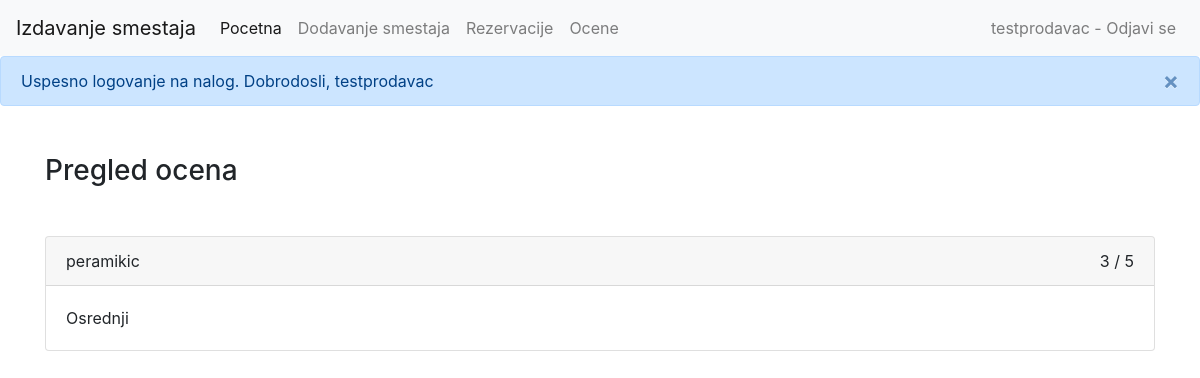
The page /reviews.php (signed in) on the database its author committed.
### tables this page shows
CREATE TABLE `reviews` (
  `id` int(11) NOT NULL,
  `appartment_id` int(11) NOT NULL,
  `user_id` int(11) NOT NULL,
  `rate` int(11) NOT NULL,
  `review` varchar(255) DEFAULT NULL
);

CREATE TABLE `users` (
  `id` int(11) NOT NULL,
  `username` varchar(50) NOT NULL,
  `email` varchar(50) NOT NULL,
  `password` varchar(500) NOT NULL,
  `first_name` varchar(50) NOT NULL,
  `last_name` varchar(50) NOT NULL,
  `role` varchar(50) NOT NULL
);

### reviews.php (the view, shortened to what this page needs)
<!DOCTYPE html>
<html lang="en">
<head>
    <?php include("./comp/bootstrap.php"); ?>
</head>
<body>
    <?php include("./comp/nav.php") ?>
    <?php
    $query = "SELECT users.*, reviews.*, appartments.* FROM reviews  INNER JOIN appartments on appartments.id = reviews.appartment_id INNER JOIN users on users.id = reviews.user_id WHERE appartments.user_id = {$_SESSION["user"]["id"]}";
    $reviews = ($database->query($query)) ? $database->query($query)->fetch_all(MYSQLI_ASSOC) : [];
    ?>
    <div class="container mt-5">
        <h3>Pregled ocena</h3>
        <?php foreach ($reviews as $review) : ?>
            <div class="card mt-5">
                <div class="card-header d-flex w-100 justify-content-between">
                    <div>
                        <?php echo $review["username"]; ?>
                    </div>
                    <div>
                        <?php echo $review["rate"] ?> / 5
                    </div>
                </div>
                <div class="card-body">
                    <?php echo $review["review"]; ?>
                </div>
            </div>
        <?php endforeach ?>
    </div>
</body>
</html>

### rows shown on the page
reviews: user.username "peramikic", rate "3", review "Osrednji"

### other values the page prints
$_SESSION["user"]["username"] "testprodavac"
$_SESSION["message"] "Uspesno logovanje na nalog. Dobrodosli, testprodavac"
